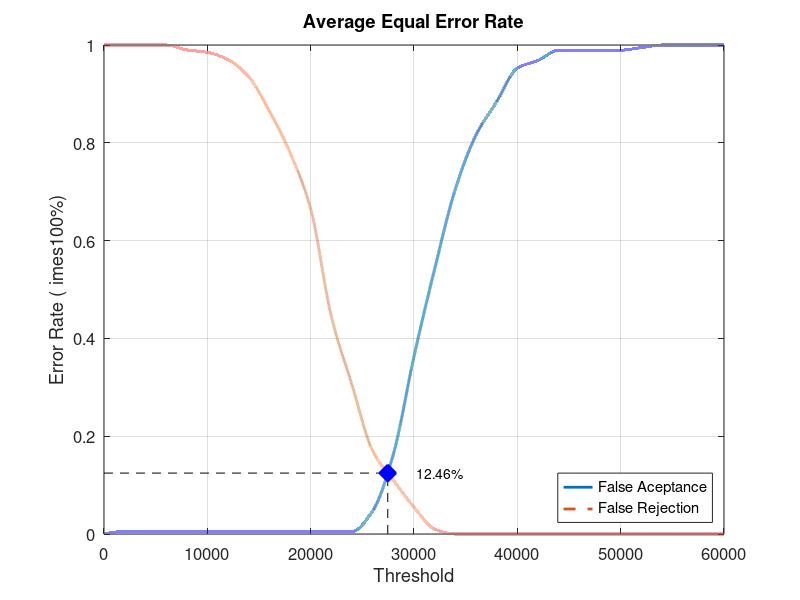
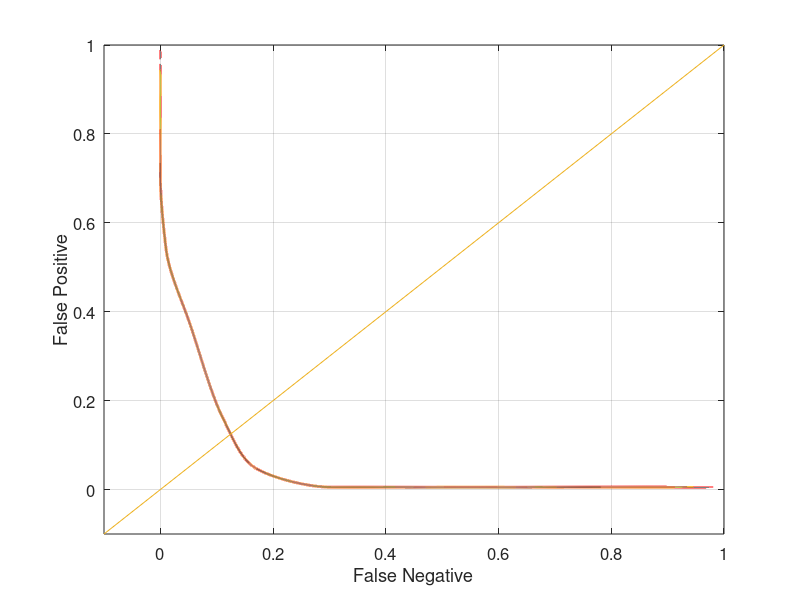

These charts were generated, in order, by the following MATLAB code:
close all;
clear;
clc;
x = 0:2000:60000;
xq = 0:0.5:60000;

y0 = [0 0.00526316 0.00526316 0.00526316 0.00526316 0.00526316 0.00526316 0.00526316 0.00526316 0.00526316 0.00526316 0.00526316 0.00526316 0.0473684 0.163158 0.363158 0.542105 0.705263 0.815789 0.884211 0.952632 0.968421 0.989474 0.989474 0.989474 0.989474 0.994737 1 1 1 1]
yy0 = interp1(x, y0, xq, 'pchip');
y1 = [1 1 1 1 0.99 0.985 0.97 0.935 0.865 0.78 0.665 0.445 0.305 0.17 0.11 0.055 0.01 0 0 0 0 0 0 0 0 0 0 0 0 0 0]
yy1 = interp1(x, y1, xq, 'pchip');

% Calculating EER: 
y2 = abs(y0 - y1);
find(y2 == min(y2))
yy2 = abs(yy0 - yy1);
xEER = find(yy2 == min(yy2));
xEERIndex = xq(xEER) % X-axis EER
yEER = yy0(xEER) % Y-axis EER

main = figure
plot(xq, yy0,'-','LineWidth', 2);	hold on
plot(xq, yy1,'--','LineWidth', 2);	hold on
plot([xEERIndex xEERIndex], [0 yEER], 'k--');	hold on
plot([0 xEERIndex], [yEER yEER], 'k--');	hold on
plot(xEERIndex, yEER, 'bx', 'LineWidth', 10);	hold on
text(xEERIndex + 10 * xEERIndex / 100, yEER, [num2str(round((10000 * yEER)) / 100) '%'])
legend('False Aceptance', 'False Rejection', 'Location', 'SouthEast')
xlabel('Threshold')
ylabel('Error Rate (	imes100%)')
title('Average Equal Error Rate')
set(gca, 'FontSize', 12)
axis([0 60000 0 1])
grid on

print(main, 'Database4_3Main', '-dpng');
FNRxFPR = figure('Color', [1 1 1]);
plot(yy1, yy0, '-', yy1, yy0, 'LineWidth', 2);
hold on
y = -0.1:0.1:1
plot(y, y); 
set(gca, 'FontSize', 12)
xlabel('False Negative')
ylabel('False Positive')
axis([-0.1 1 -0.1 1])
set(gca, 'FontSize', 12)
grid on

print(FNRxFPR, 'Database4_3FNRxFPR','-dpng');
